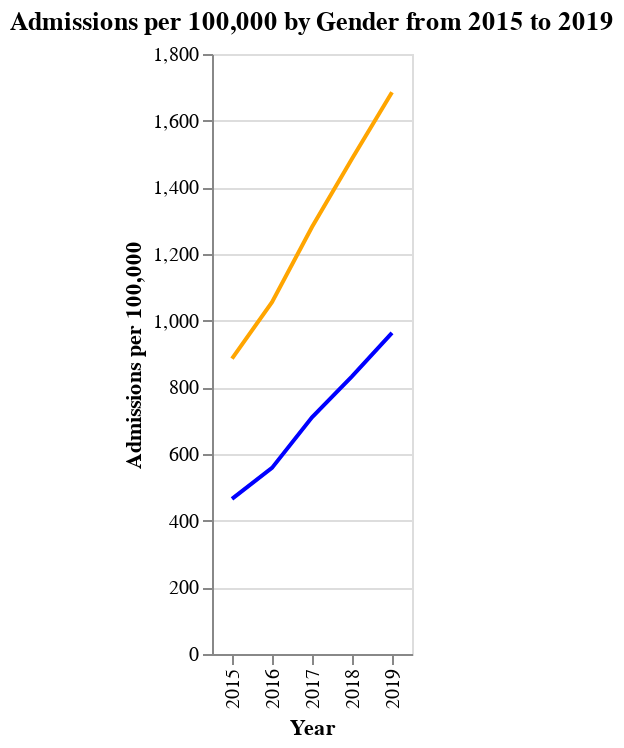

Here is the notebook cell this chart was saved with:
### Code cell
line_chart_male = alt.Chart(england).mark_line(color='blue').encode(
    x=alt.X('year:O', title='Year'),
    y=alt.Y('adm_per_male:Q', title='Admissions per 100,000'),
    tooltip=[alt.Tooltip('year:O', title='Year'), alt.Tooltip('adm_per_male:Q', title='Admissions per 100,000 Male', format=',')]
)

line_chart_female = alt.Chart(england).mark_line(color='orange').encode(
    x=alt.X('year:O', title='Year'),
    y=alt.Y('adm_per_female:Q', title='Admissions per 100,000'),
    tooltip=[alt.Tooltip('year:O', title='Year'), alt.Tooltip('adm_per_female:Q', title='Admissions per 100,000 Female', format=',')]
)

line_chart = alt.layer(line_chart_male, line_chart_female).properties(title='Admissions per 100,000 by Gender from 2015 to 2019')
line_chart

### Figure 1 — Vega-Lite specification as saved in the notebook (floating-point values rounded to 4 significant figures)
{"config": {"view": {"continuousWidth": 300, "continuousHeight": 300}}, "layer": [{"mark": {"type": "line", "color": "blue"}, "encoding": {"tooltip": [{"field": "year", "title": "Year", "type": "ordinal"}, {"field": "adm_per_male", "format": ",", "title": "Admissions per 100,000 Male", "type": "quantitative"}], "x": {"field": "year", "title": "Year", "type": "ordinal"}, "y": {"field": "adm_per_male", "title": "Admissions per 100,000", "type": "quantitative"}}}, {"mark": {"type": "line", "color": "orange"}, "encoding": {"tooltip": [{"field": "year", "title": "Year", "type": "ordinal"}, {"field": "adm_per_female", "format": ",", "title": "Admissions per 100,000 Female", "type": "quantitative"}], "x": {"field": "year", "title": "Year", "type": "ordinal"}, "y": {"field": "adm_per_female", "title": "Admissions per 100,000", "type": "quantitative"}}}], "data": {"name": "data-8e117bcbdb9eb242293665069fa878f4"}, "title": "Admissions per 100,000 by Gender from 2015 to 2019", "$schema": "https://vega.github.io/schema/vega-lite/v5.16.3.json", "datasets": {"data-8e117bcbdb9eb242293665069fa878f4": [{"Unnamed: 0": 5, "region": "England", "admissions_total": 365577, "admissions_count_men": 123400.0, "admissions_count_women": 242100.0, "adm_per_100_000_all": 678.7, "adm_per_male": 465.2, "adm_per_female": 885.8, "year": 2015, "region_flag": "England", "major_region": "England", "Percentage male": 0.6854}, {"Unnamed: 0": 6, "region": "England", "admissions_total": 440288, "admissions_count_men": 149500.0, "admissions_count_women": 290700.0, "adm_per_100_000_all": 810.6, "adm_per_male": 558.4, "adm_per_female": 1056.0, "year": 2016, "region_flag": "England", "major_region": "England", "Percentage male": 0.6888}, {"Unnamed: 0": 9, "region": "England", "admissions_total": 524725, "admissions_count_men": 175400.0, "admissions_count_women": 349300.0, "adm_per_100_000_all": 995.0, "adm_per_male": 710.0, "adm_per_female": 1281.0, "year": 2017, "region_flag": "England", "major_region": "England", "Percentage male": 0.7136}, {"Unnamed: 0": 11, "region": "England", "admissions_total": 616961, "admissions_count_men": 208300.0, "admissions_count_women": 408600.0, "adm_per_100_000_all": 1159.0, "adm_per_male": 833.0, "adm_per_female": 1486.0, "year": 2018, "region_flag": "England", "major_region": "England", "Percentage male": 0.7187}, {"Unnamed: 0": 11, "region": "England", "admissions_total": 710562, "admissions_count_men": 243600.0, "admissions_count_women": 467000.0, "adm_per_100_000_all": 1323.0, "adm_per_male": 963.1, "adm_per_female": 1685.0, "year": 2019, "region_flag": "England", "major_region": "England", "Percentage male": 0.7281}]}}
